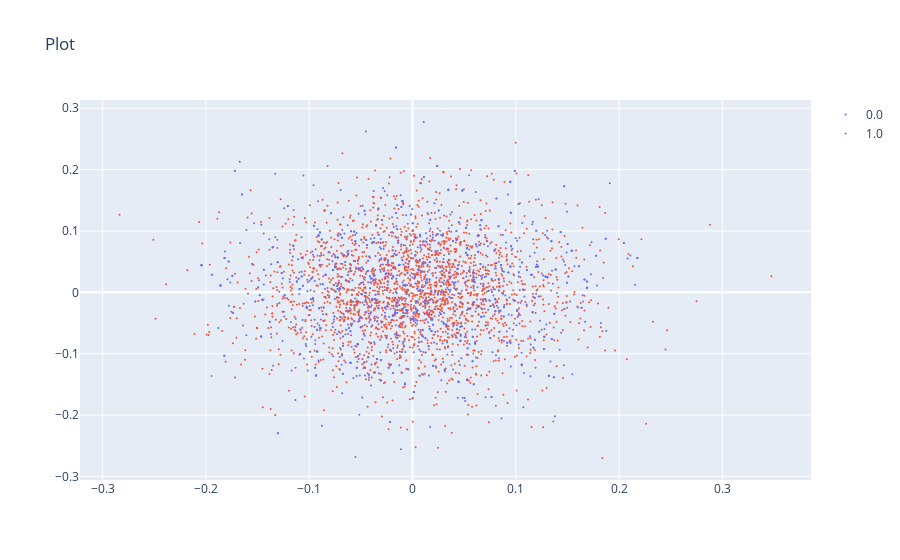

The notebook cell saved with this chart:
### Code cell
seed = 32
data_name = 'swiss_roll_heatgeo_hi_dim'
noise_types = ['hi-freq-no-add']
noise_type = 'hi-freq-no-add'
noise_level = 1.
mask_dist = False
data_dict = add_negative_samples(data_dict0.copy(), subset_rate=1., noise_rate=noise_level, seed=seed, noise=noise_type, mask_dists=mask_dist, shell=True)
save_folder = f'../../data/negative_sampling_toy_hi_dim/{mask_dist}/'
pathlib.Path(save_folder).mkdir(parents=True, exist_ok=True)
np.savez(f"{save_folder}/{data_name}.npz", **data_dict)
scatter(data_dict['data'], data_dict['mask_x'], s=2)

### Figure 1 — Plotly figure (JSON) as saved in the notebook; plotly's stock layout.template omitted (floating-point values rounded to 4 significant figures; data arrays with more than 128 entries replaced by an {"elided": "..."} marker saying what was removed)
{"data": [{"marker": {"color": 0, "colorscale": [[0, "#440154"], [0.1111, "#482878"], [0.2222, "#3e4989"], [0.3333, "#31688e"], [0.4444, "#26828e"], [0.5556, "#1f9e89"], [0.6667, "#35b779"], [0.7778, "#6ece58"], [0.8889, "#b5de2b"], [1, "#fde725"]], "opacity": 1, "size": 2}, "mode": "markers", "name": "0.0", "type": "scatter", "x": {"elided": "1600 float values"}, "y": {"elided": "1600 float values"}}, {"marker": {"color": 1, "opacity": 1, "size": 2}, "mode": "markers", "name": "1.0", "type": "scatter", "x": {"elided": "2000 float values"}, "y": {"elided": "2000 float values"}}], "layout": {"scene": {"xaxis": {"title": {"text": "X"}}, "yaxis": {"title": {"text": "Y"}}}, "showlegend": true, "title": {"text": "Plot"}}}
